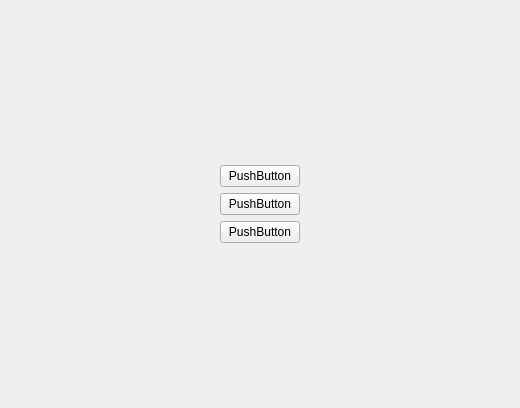
<?xml version="1.0" encoding="UTF-8"?>
<ui version="4.0">
 <class>StartMenu</class>
 <widget class="QWidget" name="StartMenu">
  <property name="geometry">
   <rect>
    <x>0</x>
    <y>0</y>
    <width>520</width>
    <height>408</height>
   </rect>
  </property>
  <property name="windowTitle">
   <string>Form</string>
  </property>
  <layout class="QGridLayout" name="gridLayout">
   <item row="0" column="0">
    <layout class="QVBoxLayout" name="verticalLayout">
     <item>
      <layout class="QHBoxLayout" name="horizontalLayout_3">
       <item>
        <spacer name="horizontalSpacer_2">
         <property name="orientation">
          <enum>Qt::Horizontal</enum>
         </property>
         <property name="sizeHint" stdset="0">
          <size>
           <width>40</width>
           <height>20</height>
          </size>
         </property>
        </spacer>
       </item>
       <item>
        <widget class="QPushButton" name="buttonVsPC">
         <property name="text">
          <string>PushButton</string>
         </property>
        </widget>
       </item>
       <item>
        <spacer name="horizontalSpacer">
         <property name="orientation">
          <enum>Qt::Horizontal</enum>
         </property>
         <property name="sizeHint" stdset="0">
          <size>
           <width>40</width>
           <height>20</height>
          </size>
         </property>
        </spacer>
       </item>
      </layout>
     </item>
     <item>
      <layout class="QHBoxLayout" name="horizontalLayout_2">
       <item>
        <spacer name="horizontalSpacer_3">
         <property name="orientation">
          <enum>Qt::Horizontal</enum>
         </property>
         <property name="sizeHint" stdset="0">
          <size>
           <width>40</width>
           <height>20</height>
          </size>
         </property>
        </spacer>
       </item>
       <item>
        <widget class="QPushButton" name="buttonVsPlayer">
         <property name="text">
          <string>PushButton</string>
         </property>
        </widget>
       </item>
       <item>
        <spacer name="horizontalSpacer_4">
         <property name="orientation">
          <enum>Qt::Horizontal</enum>
         </property>
         <property name="sizeHint" stdset="0">
          <size>
           <width>40</width>
           <height>20</height>
          </size>
         </property>
        </spacer>
       </item>
      </layout>
     </item>
     <item>
      <layout class="QHBoxLayout" name="horizontalLayout">
       <item>
        <spacer name="horizontalSpacer_5">
         <property name="orientation">
          <enum>Qt::Horizontal</enum>
         </property>
         <property name="sizeHint" stdset="0">
          <size>
           <width>40</width>
           <height>20</height>
          </size>
         </property>
        </spacer>
       </item>
       <item>
        <widget class="QPushButton" name="buttonExit">
         <property name="text">
          <string>PushButton</string>
         </property>
        </widget>
       </item>
       <item>
        <spacer name="horizontalSpacer_6">
         <property name="orientation">
          <enum>Qt::Horizontal</enum>
         </property>
         <property name="sizeHint" stdset="0">
          <size>
           <width>40</width>
           <height>20</height>
          </size>
         </property>
        </spacer>
       </item>
      </layout>
     </item>
    </layout>
   </item>
  </layout>
 </widget>
 <resources/>
 <connections/>
</ui>
